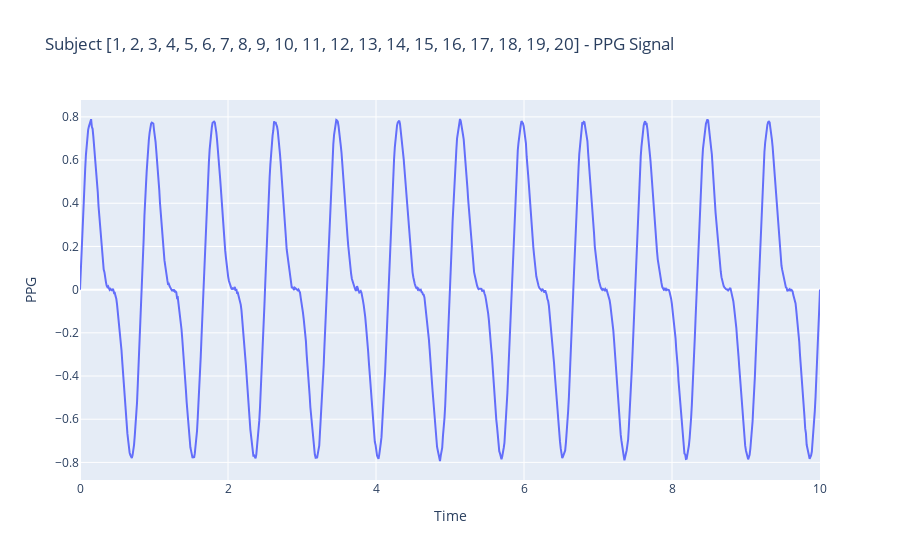

Notebook code for this chart:
### Code cell
fig = px.line(df, x='Time', y='PPG', title=f'Subject {subject_id} - PPG Signal')
fig.show()

### Figure 1 — Plotly figure (JSON) as saved in the notebook; plotly's stock layout.template omitted (floating-point values rounded to 4 significant figures; data arrays with more than 128 entries replaced by an {"elided": "..."} marker saying what was removed)
{"data": [{"hovertemplate": "Time=%{x}<br>PPG=%{y}<extra></extra>", "legendgroup": "", "line": {"color": "#636efa", "dash": "solid"}, "marker": {"symbol": "circle"}, "mode": "lines", "name": "", "orientation": "v", "showlegend": false, "type": "scatter", "x": {"elided": "1000 float values"}, "xaxis": "x", "y": {"elided": "1000 float values"}, "yaxis": "y"}], "layout": {"legend": {"tracegroupgap": 0}, "title": {"text": "Subject [1, 2, 3, 4, 5, 6, 7, 8, 9, 10, 11, 12, 13, 14, 15, 16, 17, 18, 19, 20] - PPG Signal"}, "xaxis": {"anchor": "y", "domain": [0, 1], "title": {"text": "Time"}}, "yaxis": {"anchor": "x", "domain": [0, 1], "title": {"text": "PPG"}}}}
